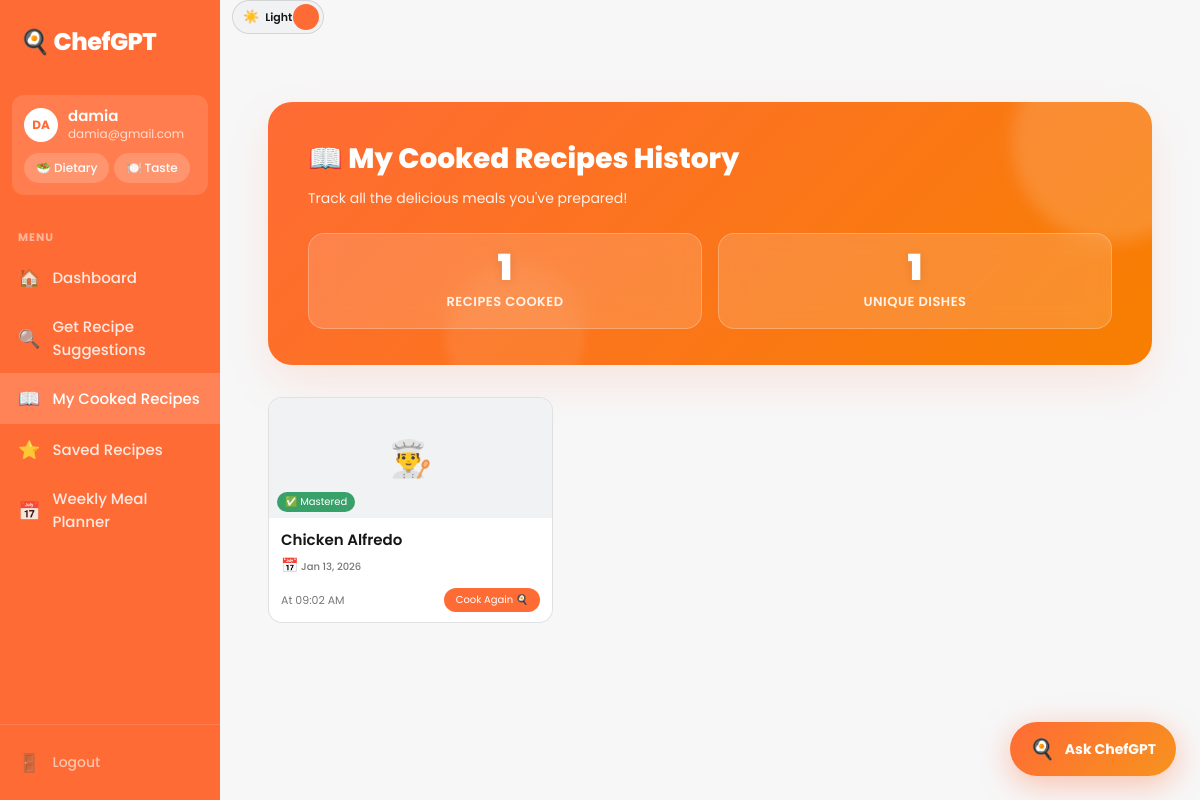
Page /cooked-history (signed in) on the earlier database version.
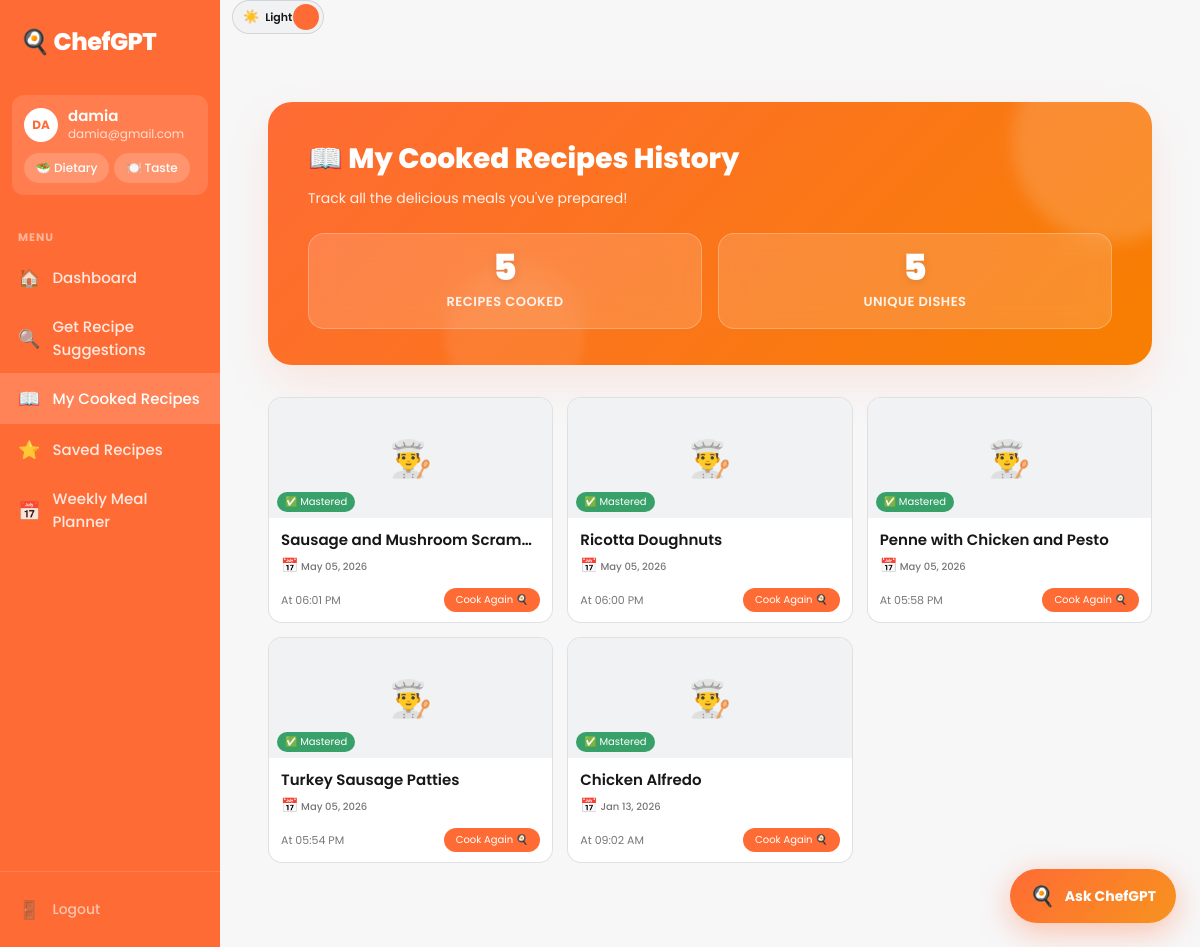
Same page on the later database version.
### app.py (models this page shows)
class User(UserMixin, db.Model):
    id = db.Column(db.Integer, primary_key=True)
    username = db.Column(db.String(80), unique=True, nullable=False)
    email = db.Column(db.String(120), unique=True, nullable=False)
    password = db.Column(db.String(200), nullable=False)
    created_at = db.Column(db.DateTime, default=datetime.utcnow)
    role = db.Column(db.String(20), nullable=False, default='user')

class CookedRecipe(db.Model):
    __tablename__ = 'cooked_recipes'
    id = db.Column(db.Integer, primary_key=True)
    user_id = db.Column(db.Integer, db.ForeignKey('user.id'), nullable=False)
    recipe_id = db.Column(db.Integer, nullable=False)
    recipe_name = db.Column(db.String(200), nullable=False)
    cooked_at = db.Column(db.DateTime, default=datetime.utcnow)
    user = db.relationship('User', backref='cooked_recipes')

### app.py (the view)
@app.route("/cooked-history")
@login_required
def cooked_history():
    cooked_recipes = CookedRecipe.query.filter_by(user_id=current_user.id)\
        .order_by(CookedRecipe.cooked_at.desc()).all()
    return render_template("cooked_history.html", recipes=cooked_recipes)

### app.py (called while the page is built)
@login_manager.user_loader
def load_user(user_id):
    return User.query.get(int(user_id))

### templates/cooked_history.html (shortened to what this page needs)
{% extends "base.html" %}
{% block extra_head %}
    <link rel="stylesheet" href="{{ url_for('static', filename='css/history.css') }}">
{% endblock %}
{% block content %}
    <div class="container">
        <div class="page-header">
            <h2>📖 My Cooked Recipes History</h2>
            <p>Track all the delicious meals you've prepared!</p>
            <div class="stats">
                <div class="stat-card">
                    <div class="stat-number">{{ recipes|length }}</div>
                    <div class="stat-label">Recipes Cooked</div>
                </div>
                <div class="stat-card">
                    <div class="stat-number">{{ recipes|map(attribute='recipe_id')|unique|list|length }}</div>
                    <div class="stat-label">Unique Dishes</div>
                </div>
            </div>
        </div>
        {% if recipes|length == 0 %}
            <div class="empty-state">
                <div style="font-size: 48px; margin-bottom: 16px;">🍽️</div>
                <h3>No Recipes Cooked Yet</h3>
                <p>Start your cooking journey by finding recipes and marking them as cooked!</p>
                <a href="{{ url_for('recommend_page') }}">Find Recipes to Cook</a>
            </div>
        {% else %}
            <div class="recipe-grid">
            {% for cooked in recipes %}
                <div class="recipe-card" onclick="window.location.href='{{ url_for('recipe_detail', recipe_id=cooked.recipe_id) }}'">
                    <div class="recipe-card-img">
                        <div class="recipe-img-placeholder">👨‍🍳</div>
                        <div class="recipe-time-badge" style="background: #38A169;">✅ Mastered</div>
                    </div>
                    <div class="recipe-card-body">
                        <div class="recipe-card-name" style="font-size: 15px;">{{ cooked.recipe_name }}</div>
                        <div class="recipe-card-meta" style="color: var(--muted); font-weight: 500; margin-top: 4px;">
                            <span style="font-size: 14px;">📅</span> {{ cooked.cooked_at.strftime('%b %d, %Y') }}
                        </div>
                        <div class="recipe-card-footer" style="margin-top: 12px;">
                            <div class="recipe-rating" style="font-size: 11px;">At {{ cooked.cooked_at.strftime('%I:%M %p') }}</div>
                            <div class="recipe-view-btn" style="background: var(--brand);">Cook Again 🍳</div>
                        </div>
                    </div>
                </div>
            {% endfor %}
            </div>
        {% endif %}
    </div>
{% endblock %}

### templates/base.html (shortened to what this page needs)
<!DOCTYPE html>
<html lang="en">
<head>
    <link rel="stylesheet" href="{{ url_for('static', filename='css/dashboard.css') }}">
    {% block extra_head %}{% endblock %}
</head>
<body>
<div class="dashboard-layout">
  <aside class="sidebar">
    <div class="sidebar-logo">🍳 ChefGPT</div>
    <div class="profile-block">
      <div class="profile-row">
        <div class="avatar">{{ current_user.username[:2].upper() if current_user.is_authenticated else '' }}</div>
        <div>
          <div class="profile-name">{{ current_user.username if current_user.is_authenticated else '' }}</div>
          <div class="profile-email">{{ current_user.email if current_user.is_authenticated else '' }}</div>
        </div>
      </div>
      <div class="profile-pills">
        <button class="pill" onclick="openDietDrawer()">🥗 Dietary</button>
        <button class="pill" onclick="openTasteDrawer()">🍽️ Taste</button>
      </div>
    </div>
    <nav class="sidebar-nav">
      <div class="nav-label">MENU</div>
      <a href="{{ url_for('dashboard') }}" class="nav-item {% if request.endpoint == 'dashboard' %}active{% endif %}">
        <span class="nav-icon">🏠</span> Dashboard</a>
      <a href="{{ url_for('recommend_page') }}" class="nav-item {% if request.endpoint == 'recommend_page' %}active{% endif %}">
        <span class="nav-icon">🔍</span> Get Recipe Suggestions</a>
      <a href="{{ url_for('cooked_history') }}" class="nav-item {% if request.endpoint == 'cooked_history' %}active{% endif %}">
        <span class="nav-icon">📖</span> My Cooked Recipes</a>
      <a href="{{ url_for('saved_recipes') }}" class="nav-item {% if request.endpoint == 'saved_recipes' %}active{% endif %}">
        <span class="nav-icon">⭐</span> Saved Recipes</a>
      <a href="{{ url_for('meal_planner') }}" class="nav-item {% if request.endpoint == 'meal_planner' %}active{% endif %}">
        <span class="nav-icon">📅</span> Weekly Meal Planner</a>
    </nav>
    <div class="sidebar-bottom">
      <a href="{{ url_for('logout') }}" class="nav-item nav-logout">
        <span class="nav-icon">🚪</span> Logout</a>
    </div>
  </aside>
  <main class="main-content">
    <div class="topbar-actions">
      <button class="theme-switch" type="button" onclick="toggleTheme()" aria-label="Toggle theme">
        <span class="theme-switch-icon" id="themeIcon">🌙</span>
        <span class="theme-switch-text" id="themeText">Dark</span>
        <span class="theme-switch-knob"></span>
      </button>
    </div>
    <div class="page-content">
      {% block content %}{% endblock %}
    </div>
  </main>
</div>
{% include 'partials/floating_chat.html' %}
</body>
        {% set diet_options = [('omnivore','🍽️ No Restrictions','Eats everything'),('vegetarian','🥦 Vegetarian','No meat, dairy & eggs ok'),('vegan','🌱 Vegan','No animal products'),('halal','☪️ Halal','No pork & alcohol')] %}
</html>

### templates/partials/floating_chat.html (shortened to what this page needs)
<div id="chat-bubble" onclick="openChat()"
  style="position:fixed; bottom:24px; right:24px; z-index:9998;
         display:flex; align-items:center; gap:10px;
         background:linear-gradient(135deg, #ff6b35, #f7931e);
         padding:12px 20px; border-radius:999px;
         box-shadow:0 8px 32px rgba(255,107,53,0.4);
         cursor:pointer; transition:all 0.3s;">
  <span style="font-size:20px;">🍳</span>
  <span style="color:white; font-weight:700; font-size:14px;">Ask ChefGPT</span>
</div>

### static/css/history.css (style rules this page uses)
.container { max-width: 1000px; margin: 20px auto; padding: 0 16px; animation: slideUp 0.4s ease-out forwards; }
.page-header { background: linear-gradient(135deg, var(--brand) 0%, #f77f00 100%); padding: 36px 40px; border-radius: 24px; margin-bottom: 32px; position: relative; overflow: hidden; box-shadow: var(--shadow); color: white; }
.page-header::before { content: ''; position: absolute; top: -60px; right: -60px; width: 200px; height: 200px; background: rgba(255,255,255,0.15); border-radius: 50%; filter: blur(8px); }
.page-header::after { content: ''; position: absolute; bottom: -40px; left: 20%; width: 140px; height: 140px; background: rgba(255,255,255,0.08); border-radius: 50%; filter: blur(4px); }
.page-header h2 { font-size: 28px; font-weight: 800; margin-bottom: 8px; position: relative; z-index: 1; }
.page-header p { color: rgba(255,255,255,0.9); font-size: 14px; position: relative; z-index: 1; }
.stats { display: flex; gap: 16px; margin-top: 24px; position: relative; z-index: 1; }
.stat-card { background: rgba(255,255,255,0.15); backdrop-filter: blur(12px); border: 1px solid rgba(255,255,255,0.25); padding: 16px 24px; border-radius: 16px; flex: 1; text-align: center; transition: all 0.3s cubic-bezier(0.4, 0, 0.2, 1); }
.stat-number { font-size: 36px; font-weight: 900; color: white; line-height: 1; margin-bottom: 6px; text-shadow: 0 2px 10px rgba(0,0,0,0.1); }
.stat-label { color: rgba(255,255,255,0.9); font-size: 13px; font-weight: 600; text-transform: uppercase; letter-spacing: 0.5px; }

Differences in the rows shown:
added CookedRecipe: recipe_name "Sausage and Mushroom Scram…", cooked_at "May 05, 2026", cooked_at "06:01 PM"
added CookedRecipe: recipe_name "Ricotta Doughnuts", cooked_at "May 05, 2026", cooked_at "06:00 PM"
added CookedRecipe: recipe_name "Penne with Chicken and Pesto", cooked_at "May 05, 2026", cooked_at "05:58 PM"
added CookedRecipe: recipe_name "Turkey Sausage Patties", cooked_at "May 05, 2026", cooked_at "05:54 PM"
Other differences:
{{ recipes|length }}: "1" → "5"
{{ recipes|map(attribute='recipe_id')|unique|list|length }}: "1" → "5"
